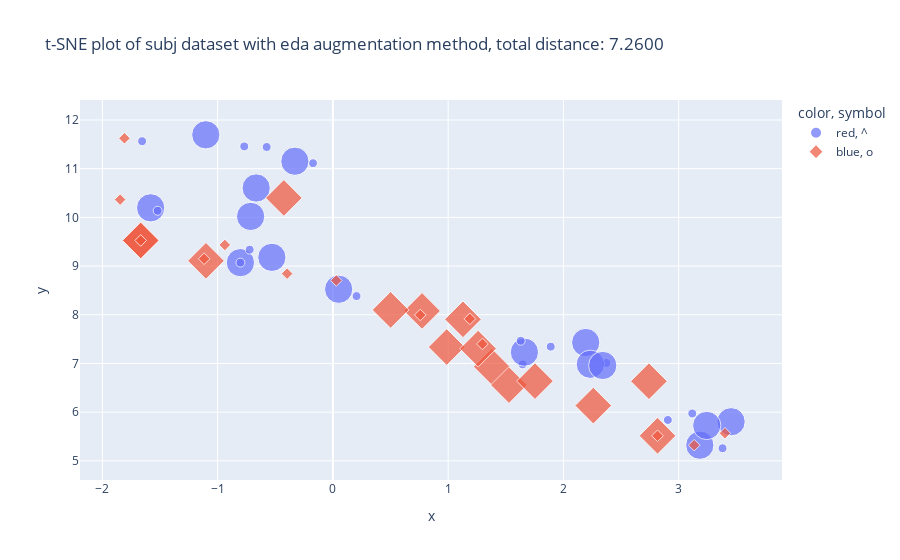

The cell this chart's notebook holds for it:
### Code cell
plotly_tsne(df_t, 'subj','eda')

### Figure 1 — Plotly figure (JSON) as saved in the notebook; plotly's stock layout.template omitted (floating-point values rounded to 4 significant figures)
{"data": [{"customdata": [["Flash recharges slowly with NiMH. Small 8MB card.", "Con (original)", 3.847], ["Flash recharges slowly with NiMH. Small modest 8MB card.", "Con (augmented)", 3.847], ["Ink smears and ink blots", "Con (original)", 0.08566], ["stain Ink smears and ink blots", "Con (augmented)", 0.08566], ["No Back-light at night.", "Con (original)", 3.576e-07], ["No Back-light at nighttime.", "Con (augmented)", 3.576e-07], ["Battery life is terrible", "Con (original)", 1.379], ["Battery life is ", "Con (augmented)", 1.379], ["sh_t pictures most of the time, viewfinder not accurate", "Con (original)", 0.207], ["sh_t pictures most of the time, precise viewfinder not accurate", "Con (augmented)", 0.207], ["Sometimes more than one sheet of paper is pulled through at a time", "Con (original)", 6.431], ["Sometimes more one sheet paper is pulled through at a time", "Con (augmented)", 6.431], ["so new that it's hard to find or get accessories for", "Con (original)", 0.5842], ["so new sol that it's hard to find or get accessories for", "Con (augmented)", 0.5842], ["Port cover, antenna when extended, takes a bit to find sweet spot.", "Con (original)", 0.5341], ["Port cover, antenna when extended, takes a bit to find sweet-scented patch.", "Con (augmented)", 0.5341], ["No USB and no optical zoom, not great in low light", "Con (original)", 0.457], ["No USB and great optical zoom, not no in low light", "Con (augmented)", 0.457], ["could do with more pixals", "Con (original)", 0.4988], ["do with more pixals", "Con (augmented)", 0.4988], ["Functions don't work as well as if individual items (separate fax, etc)", "Con (original)", 0.3557], ["Functions don't work as well as individual items (separate fax,)", "Con (augmented)", 0.3557], ["A little noisy. ", "Con (original)", 0.2091], ["A ampere little noisy. ", "Con (augmented)", 0.2091], ["Does not fold very compact.", "Con (original)", 0.2362], ["Does not very fold compact.", "Con (augmented)", 0.2362], ["Software / driver problems", "Con (original)", 0.2494], ["problems / driver Software", "Con (augmented)", 0.2494], ["Brightness varies too much on LCD, video out, and computer", "Con (original)", 1.255], ["lots Brightness varies too much on LCD, video out, and computer", "Con (augmented)", 1.255]], "hovertemplate": "Text: %{customdata[0]} <br>Label: %{customdata[1]} <br>Distance: %{customdata[2]:.5f} <br>", "legendgroup": "red, ^", "marker": {"color": "#636efa", "size": [100, 10, 100, 10, 100, 10, 100, 10, 100, 10, 100, 10, 100, 10, 100, 10, 100, 10, 100, 10, 100, 10, 100, 10, 100, 10, 100, 10, 100, 10], "sizemode": "area", "sizeref": 0.25, "symbol": "circle"}, "mode": "markers", "name": "red, ^", "orientation": "v", "showlegend": true, "type": "scatter", "x": [-0.7139, 1.646, -1.581, -1.521, -0.8024, -0.8024, -0.6657, -1.655, 3.183, 3.381, 3.455, -0.1726, -1.103, -0.5747, -0.3299, -0.7691, 2.193, 2.372, 2.233, 1.89, 3.243, 2.906, 0.04981, 0.2052, 1.662, 1.629, -0.5296, -0.722, 2.341, 3.118], "xaxis": "x", "y": [10.02, 6.982, 10.2, 10.14, 9.071, 9.071, 10.6, 11.57, 5.321, 5.259, 5.803, 11.11, 11.7, 11.45, 11.15, 11.46, 7.431, 7.01, 6.983, 7.345, 5.726, 5.84, 8.524, 8.384, 7.232, 7.466, 9.18, 9.338, 6.959, 5.973], "yaxis": "y"}, {"customdata": [["instant photos, ease of carrying, no downloading", "Pro (original)", 0.08301], ["relaxation instant photos, ease of carrying, no downloading", "Pro (augmented)", 0.08301], ["Buy it! Great first digital camera, Comes with docking station, charger, fair price, great quality.", "Pro (original)", 6.202], ["Buy it! average Great neat first digital camera, Comes with docking station, charger, fair price, great quality.", "Pro (augmented)", 6.202], ["Great picture photos", "Pro (original)", 0.7662], ["Great picture exposure photos", "Pro (augmented)", 0.7662], ["Excellent quality prints., Easy to install.", "Pro (original)", 3.409], ["Excellent timber prints., Easy to install.", "Pro (augmented)", 3.409], ["speed, clarity", "Pro (original)", 4.362], ["speed, ", "Pro (augmented)", 4.362], ["A solidly built  great little printer.", "Pro (original)", 4.768e-07], ["A solidly establish  great little printer.", "Pro (augmented)", 4.768e-07], ["Quality LCD Screen, no shutter lag, excellent pictures, fantastic movies.", "Pro (original)", 3.795], ["Quality LCD Screen, no shutter lag, pictures, movies.", "Pro (augmented)", 3.795], ["It's cheap", "Pro (original)", 0.04531], ["cheap It's", "Pro (augmented)", 0.04531], ["...small", "Pro (original)", 5.96e-07], ["...pocket-size", "Pro (augmented)", 5.96e-07], ["fabulous picture quality, very quick operation", "Pro (original)", 0.06004], ["picture fabulous quality, very quick operation", "Pro (augmented)", 0.06004], ["Easy to use, great battery life, variety of ringtones and faceplates to buy.", "Pro (original)", 1.256], ["Easy to use, great expend battery life, variety of ringtones and faceplates to buy.", "Pro (augmented)", 1.256], ["Great Pictures", "Pro (original)", 1.349e-06], ["Pictures Great", "Pro (augmented)", 1.349e-06], ["small, enough features &#13;&#10;", "Pro (original)", 6.128], ["small, 13 features &#enough;&#10;", "Pro (augmented)", 6.128], ["egronomic shape, inexpensive, loud ringer, several accessories included, fm tuner, minibrowser", "Pro (original)", 4.147], ["egronomic shape, inexpensive, loud, several accessories, fm tuner, minibrowser", "Pro (augmented)", 4.147], ["5 MP, manual features, construction, quality pictures, software interface, quick charger.", "Pro (original)", 0.1033], ["5 MP, manual features,, quality pictures, software interface, quick.", "Pro (augmented)", 0.1033]], "hovertemplate": "Text: %{customdata[0]} <br>Label: %{customdata[1]} <br>Distance: %{customdata[2]:.5f} <br>", "legendgroup": "blue, o", "marker": {"color": "#EF553B", "size": [100, 10, 100, 10, 100, 10, 100, 10, 100, 10, 100, 10, 100, 10, 100, 10, 100, 10, 100, 10, 100, 10, 100, 10, 100, 10, 100, 10, 100, 10], "sizemode": "area", "sizeref": 0.25, "symbol": "diamond"}, "mode": "markers", "name": "blue, o", "orientation": "v", "showlegend": true, "type": "scatter", "x": [0.7734, 0.7584, -0.4256, 3.135, 0.5006, 0.02978, 1.379, -0.9375, 1.527, -1.667, 2.816, 2.816, 2.259, -0.3974, -1.101, -1.117, -1.667, -1.667, 1.129, 1.188, 2.742, 3.401, -1.667, -1.667, 1.753, -1.809, 0.9874, -1.846, 1.26, 1.297], "xaxis": "x", "y": [8.078, 7.997, 10.4, 5.321, 8.1, 8.704, 6.933, 9.435, 6.557, 9.527, 5.515, 5.515, 6.135, 8.845, 9.108, 9.15, 9.527, 9.527, 7.907, 7.916, 6.635, 5.565, 9.527, 9.527, 6.638, 11.62, 7.337, 10.37, 7.305, 7.401], "yaxis": "y"}], "layout": {"legend": {"itemsizing": "constant", "title": {"text": "color, symbol"}, "tracegroupgap": 0}, "title": {"text": "t-SNE plot of subj dataset with eda augmentation method, total distance: 7.2600"}, "xaxis": {"anchor": "y", "domain": [0, 1], "title": {"text": "x"}}, "yaxis": {"anchor": "x", "domain": [0, 1], "title": {"text": "y"}}}}
